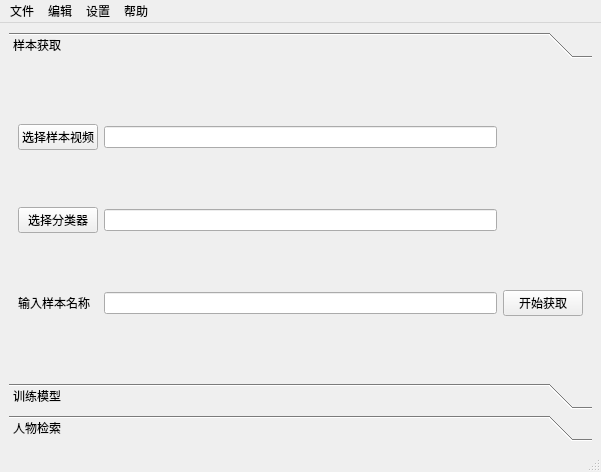
<?xml version="1.0" encoding="UTF-8"?>
<ui version="4.0">
 <class>MainWindow</class>
 <widget class="QMainWindow" name="MainWindow">
  <property name="geometry">
   <rect>
    <x>0</x>
    <y>0</y>
    <width>601</width>
    <height>472</height>
   </rect>
  </property>
  <property name="windowTitle">
   <string>MainWindow</string>
  </property>
  <widget class="QWidget" name="centralwidget">
   <layout class="QHBoxLayout" name="horizontalLayout_2">
    <item>
     <layout class="QVBoxLayout" name="verticalLayout">
      <item>
       <widget class="QToolBox" name="toolBox">
        <widget class="QWidget" name="pic_get_page">
         <property name="geometry">
          <rect>
           <x>0</x>
           <y>0</y>
           <width>581</width>
           <height>291</height>
          </rect>
         </property>
         <attribute name="label">
          <string>样本获取</string>
         </attribute>
         <layout class="QGridLayout" name="gridLayout">
          <item row="2" column="0">
           <widget class="QLabel" name="input_name_label">
            <property name="text">
             <string>输入样本名称</string>
            </property>
           </widget>
          </item>
          <item row="0" column="2">
           <widget class="QLineEdit" name="input_video_path"/>
          </item>
          <item row="2" column="2">
           <widget class="QLineEdit" name="input_name_lineEdit"/>
          </item>
          <item row="0" column="0">
           <widget class="QPushButton" name="slt_input_video">
            <property name="text">
             <string>选择样本视频</string>
            </property>
           </widget>
          </item>
          <item row="1" column="0">
           <widget class="QPushButton" name="slt_classifer">
            <property name="text">
             <string>选择分类器</string>
            </property>
           </widget>
          </item>
          <item row="1" column="2">
           <widget class="QLineEdit" name="classifer_path"/>
          </item>
          <item row="2" column="3">
           <widget class="QPushButton" name="face_cut">
            <property name="text">
             <string>开始获取</string>
            </property>
           </widget>
          </item>
         </layout>
        </widget>
        <widget class="QWidget" name="train_page">
         <property name="geometry">
          <rect>
           <x>0</x>
           <y>0</y>
           <width>581</width>
           <height>291</height>
          </rect>
         </property>
         <attribute name="label">
          <string>训练模型</string>
         </attribute>
         <layout class="QGridLayout" name="gridLayout_2">
          <item row="1" column="0">
           <widget class="QPushButton" name="slt_cnn">
            <property name="text">
             <string>CNN</string>
            </property>
           </widget>
          </item>
          <item row="0" column="0">
           <widget class="QPushButton" name="slt_input_picfiles">
            <property name="text">
             <string>样本文件夹</string>
            </property>
           </widget>
          </item>
          <item row="2" column="3">
           <widget class="QPushButton" name="train">
            <property name="text">
             <string>开始训练</string>
            </property>
           </widget>
          </item>
          <item row="0" column="2">
           <widget class="QLineEdit" name="train_end_file"/>
          </item>
          <item row="1" column="2">
           <widget class="QLineEdit" name="cnn_path"/>
          </item>
         </layout>
        </widget>
        <widget class="QWidget" name="face_re_page">
         <property name="geometry">
          <rect>
           <x>0</x>
           <y>0</y>
           <width>581</width>
           <height>291</height>
          </rect>
         </property>
         <attribute name="label">
          <string>人物检索</string>
         </attribute>
         <layout class="QGridLayout" name="gridLayout_3">
          <item row="3" column="2">
           <widget class="QPushButton" name="re_search">
            <property name="text">
             <string>开始检索</string>
            </property>
           </widget>
          </item>
          <item row="0" column="1">
           <widget class="QLineEdit" name="model_path"/>
          </item>
          <item row="0" column="0">
           <widget class="QPushButton" name="slt_model">
            <property name="text">
             <string>选择模型</string>
            </property>
           </widget>
          </item>
          <item row="2" column="0" colspan="3">
           <layout class="QHBoxLayout" name="horizontalLayout">
            <item>
             <widget class="QRadioButton" name="speed_button_2">
              <property name="text">
               <string>2X</string>
              </property>
             </widget>
            </item>
            <item>
             <widget class="QRadioButton" name="speed_button_4">
              <property name="text">
               <string>4X</string>
              </property>
             </widget>
            </item>
            <item>
             <widget class="QRadioButton" name="speed_button_8">
              <property name="text">
               <string>8X</string>
              </property>
             </widget>
            </item>
            <item>
             <widget class="QRadioButton" name="speed_button_16">
              <property name="text">
               <string>16X</string>
              </property>
             </widget>
            </item>
           </layout>
          </item>
          <item row="1" column="0">
           <widget class="QPushButton" name="slt_re_video">
            <property name="text">
             <string>选择视频</string>
            </property>
           </widget>
          </item>
          <item row="1" column="1">
           <widget class="QLineEdit" name="re_video_lineEdit"/>
          </item>
         </layout>
        </widget>
       </widget>
      </item>
     </layout>
    </item>
   </layout>
  </widget>
  <widget class="QMenuBar" name="menubar">
   <property name="geometry">
    <rect>
     <x>0</x>
     <y>0</y>
     <width>601</width>
     <height>28</height>
    </rect>
   </property>
   <widget class="QMenu" name="menu">
    <property name="title">
     <string>文件</string>
    </property>
    <addaction name="input_video"/>
    <addaction name="input_model"/>
    <addaction name="separator"/>
    <addaction name="exit"/>
   </widget>
   <widget class="QMenu" name="menu_2">
    <property name="title">
     <string>编辑</string>
    </property>
    <addaction name="examine_pic"/>
    <addaction name="train_model"/>
    <addaction name="search"/>
   </widget>
   <widget class="QMenu" name="menu_3">
    <property name="title">
     <string>设置</string>
    </property>
    <addaction name="set_pic_pos"/>
    <addaction name="set_model_pos"/>
    <addaction name="set_speed"/>
   </widget>
   <widget class="QMenu" name="menu_4">
    <property name="title">
     <string>帮助</string>
    </property>
    <addaction name="man"/>
   </widget>
   <addaction name="menu"/>
   <addaction name="menu_2"/>
   <addaction name="menu_3"/>
   <addaction name="menu_4"/>
  </widget>
  <widget class="QStatusBar" name="statusbar"/>
  <action name="input_video">
   <property name="text">
    <string>导入视频</string>
   </property>
  </action>
  <action name="input_model">
   <property name="text">
    <string>导入模型</string>
   </property>
  </action>
  <action name="exit">
   <property name="text">
    <string>退出</string>
   </property>
  </action>
  <action name="train_model">
   <property name="text">
    <string>训练模型</string>
   </property>
  </action>
  <action name="search">
   <property name="text">
    <string>视频检索</string>
   </property>
  </action>
  <action name="examine_pic">
   <property name="text">
    <string>查看样本</string>
   </property>
  </action>
  <action name="set_pic_pos">
   <property name="text">
    <string>样本存储位置</string>
   </property>
  </action>
  <action name="set_model_pos">
   <property name="text">
    <string>模型存储位置</string>
   </property>
  </action>
  <action name="set_speed">
   <property name="text">
    <string>检索速度设置</string>
   </property>
  </action>
  <action name="man">
   <property name="text">
    <string>查看使用帮助</string>
   </property>
  </action>
 </widget>
 <resources/>
 <connections>
  <connection>
   <sender>exit</sender>
   <signal>triggered()</signal>
   <receiver>MainWindow</receiver>
   <slot>close()</slot>
   <hints>
    <hint type="sourcelabel">
     <x>-1</x>
     <y>-1</y>
    </hint>
    <hint type="destinationlabel">
     <x>399</x>
     <y>299</y>
    </hint>
   </hints>
  </connection>
 </connections>
</ui>
